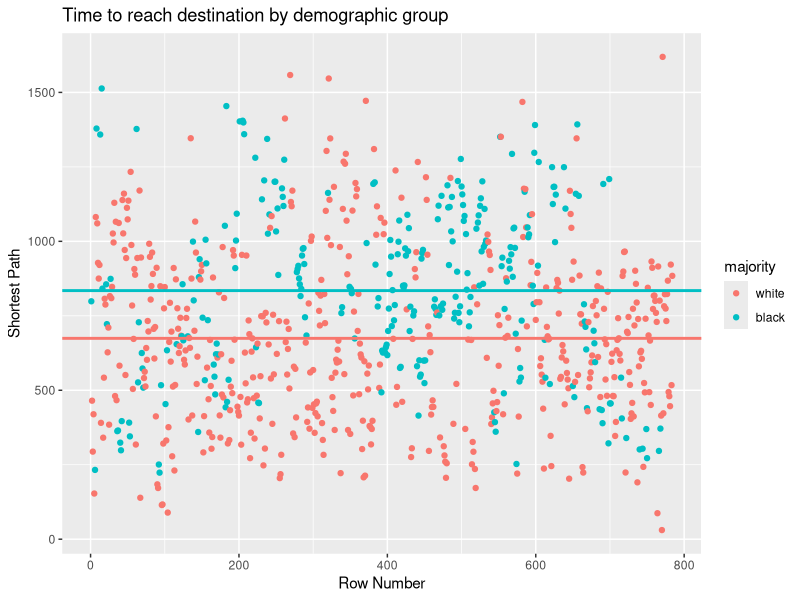
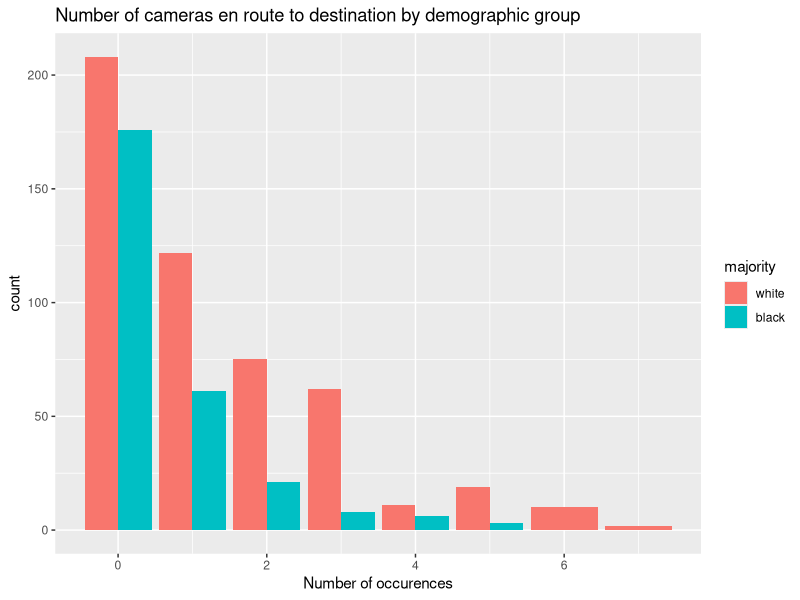
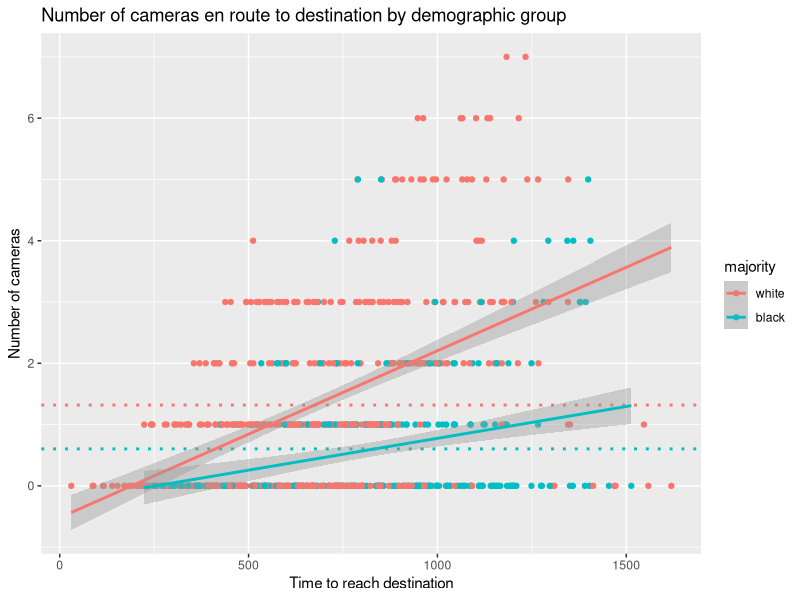
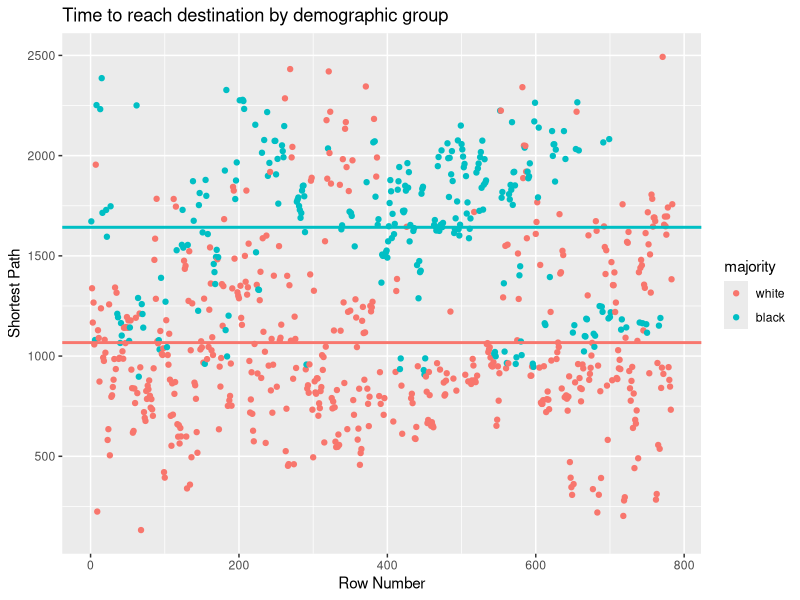
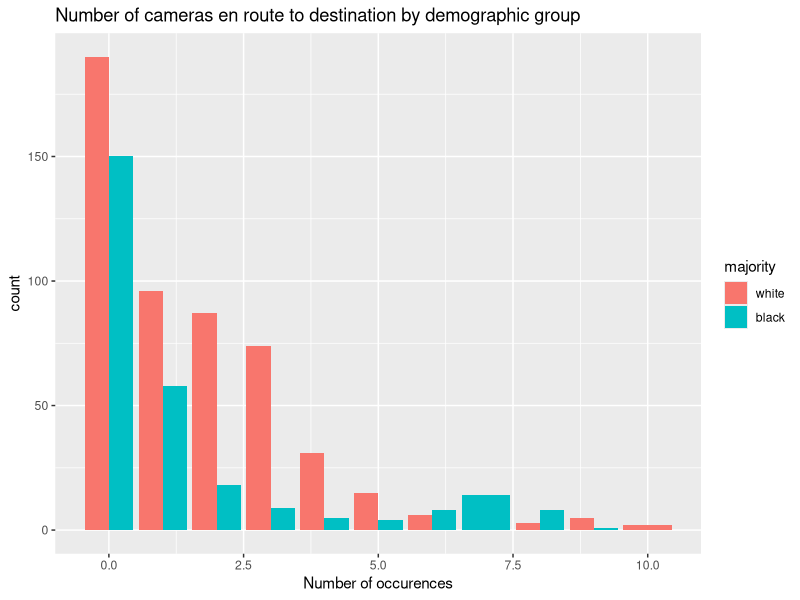
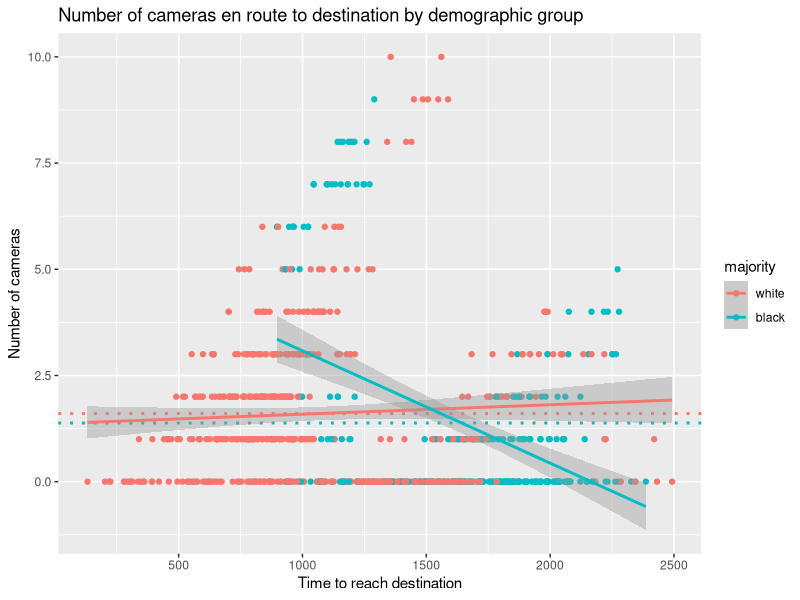

Reproduce these figures in R, in order. (Note: this script raises an error after producing the figures.)
## ---- chunk 1
library(ggplot2)
## ---- chunk 2
data <- read.csv('./CHI.csv')

data$majority <-relevel(factor(data$majority), ref='white')

#head(data)
## ---- chunk 3
black_mean_ttr <- mean(data[data$majority == 'black', ]$shortest_path)
white_mean_ttr <- mean(data[data$majority == 'white', ]$shortest_path)
## ---- chunk 4
ggplot(data, aes(x = seq_along(shortest_path), y = shortest_path, color = majority)) + 
    geom_point() + 
    geom_hline(yintercept=black_mean_ttr, linewidth=1, color="#00bfc4") + 
    geom_hline(yintercept=white_mean_ttr, linewidth=1, color="#F8766D") + 
    labs(x = "Row Number", y = "Shortest Path", 
        title = "Time to reach destination by demographic group")
## ---- chunk 5
results <- t.test(data[data$majority == 'black', ]$shortest_path, data[data$majority == 'white', ]$shortest_path, alternative= "greater")

results
## ---- chunk 6
ggplot(data, aes(x = n_cameras, fill = majority)) +
    geom_bar(position = "dodge") +
    labs(x = "Number of occurences", x = "Number of cameras", 
        title = "Number of cameras en route to destination by demographic group")
## ---- chunk 7
black_mean_cameras <- mean(data[data$majority == 'black', ]$n_cameras)
white_mean_cameras <- mean(data[data$majority == 'white', ]$n_cameras)

results <- t.test(data[data$majority == 'black', ]$n_cameras, data[data$majority == 'white', ]$n_cameras, alternative= "greater")

results
## ---- chunk 8
ggplot(data, aes(x = shortest_path, y = n_cameras, color = majority)) +
    geom_point() +
    geom_hline(yintercept=white_mean_cameras, linewidth=1, color="#F8766D", linetype="dotted") +
    geom_hline(yintercept=black_mean_cameras, linewidth=1, color="#00bfc4", linetype="dotted") +
    geom_smooth(method="lm") +
    labs(x = "Time to reach destination", y = "Number of cameras", 
        title = "Number of cameras en route to destination by demographic group")
## ---- chunk 9
linmod <- lm(data = data, n_cameras ~ majority + shortest_path)
summary(linmod)

linmod <- lm(data = data, absolute_increase ~ majority + shortest_path)
summary(linmod)
## ---- chunk 10
data <- read.csv('./ORD.csv')

data$majority <-relevel(factor(data$majority), ref='white')

#head(data)
## ---- chunk 11
black_mean_ttr <- mean(data[data$majority == 'black', ]$shortest_path)
white_mean_ttr <- mean(data[data$majority == 'white', ]$shortest_path)
## ---- chunk 12
ggplot(data, aes(x = seq_along(shortest_path), y = shortest_path, color = majority)) + 
    geom_point() + 
    geom_hline(yintercept=black_mean_ttr, linewidth=1, color="#00bfc4") + 
    geom_hline(yintercept=white_mean_ttr, linewidth=1, color="#F8766D") + 
    labs(x = "Row Number", y = "Shortest Path", 
        title = "Time to reach destination by demographic group")
## ---- chunk 13
results <- t.test(data[data$majority == 'black', ]$shortest_path, data[data$majority == 'white', ]$shortest_path, alternative= "greater")

results
## ---- chunk 14
ggplot(data, aes(x = n_cameras, fill = majority)) +
    geom_bar(position = "dodge") +
    labs(x = "Number of occurences", x = "Number of cameras", 
        title = "Number of cameras en route to destination by demographic group")
## ---- chunk 15
black_mean_cameras <- mean(data[data$majority == 'black', ]$n_cameras)
white_mean_cameras <- mean(data[data$majority == 'white', ]$n_cameras)

results <- t.test(data[data$majority == 'black', ]$n_cameras, data[data$majority == 'white', ]$n_cameras, alternative= "greater")

results
## ---- chunk 16
ggplot(data, aes(x = shortest_path, y = n_cameras, color = majority)) +
    geom_point() +
    geom_hline(yintercept=white_mean_cameras, linewidth=1, color="#F8766D", linetype="dotted") +
    geom_hline(yintercept=black_mean_cameras, linewidth=1, color="#00bfc4", linetype="dotted") +
    geom_smooth(method="lm") +
    labs(x = "Time to reach destination", y = "Number of cameras", 
        title = "Number of cameras en route to destination by demographic group")
## ---- chunk 17
linmod <- lm(data = data, n_cameras ~ majority + shortest_path)
summary(linmod)

linmod <- lm(data = data, absolute_increase ~ majority + shortest_path)
summary(linmod)
## ---- chunk 18
data <- read.csv('./MDW.csv')

data$majority <-relevel(factor(data$majority), ref='white')

#head(data)
## ---- chunk 19
black_mean_ttr <- mean(data[data$majority == 'black', ]$shortest_path)
white_mean_ttr <- mean(data[data$majority == 'white', ]$shortest_path)
## ---- chunk 20
ggplot(data, aes(x = seq_along(shortest_path), y = shortest_path, color = majority)) + 
    geom_point() + 
    geom_hline(yintercept=black_mean_ttr, linewidth=1, color="#00bfc4") + 
    geom_hline(yintercept=white_mean_ttr, linewidth=1, color="#F8766D") + 
    labs(x = "Row Number", y = "Shortest Path", 
        title = "Time to reach destination by demographic group")
## ---- chunk 21
results <- t.test(data[data$majority == 'black', ]$shortest_path, data[data$majority == 'white', ]$shortest_path, alternative= "greater")

results
## ---- chunk 22
ggplot(data, aes(x = n_cameras, fill = majority)) +
    geom_bar(position = "dodge") +
    labs(x = "Number of occurences", x = "Number of cameras", 
        title = "Number of cameras en route to destination by demographic group")
## ---- chunk 23
black_mean_cameras <- mean(data[data$majority == 'black', ]$n_cameras)
white_mean_cameras <- mean(data[data$majority == 'white', ]$n_cameras)

results <- t.test(data[data$majority == 'black', ]$n_cameras, data[data$majority == 'white', ]$n_cameras, alternative= "greater")

results
## ---- chunk 24
ggplot(data, aes(x = shortest_path, y = n_cameras, color = majority)) +
    geom_point() +
    geom_hline(yintercept=white_mean_cameras, linewidth=1, color="#F8766D", linetype="dotted") +
    geom_hline(yintercept=black_mean_cameras, linewidth=1, color="#00bfc4", linetype="dotted") +
    geom_smooth(method="lm") +
    labs(x = "Time to reach destination", y = "Number of cameras", 
        title = "Number of cameras en route to destination by demographic group")
## ---- chunk 25
linmod <- lm(data = data, n_cameras ~ majority + shortest_path)
summary(linmod)

linmod <- lm(data = data, absolute_increase ~ majority + shortest_path)
summary(linmod)
